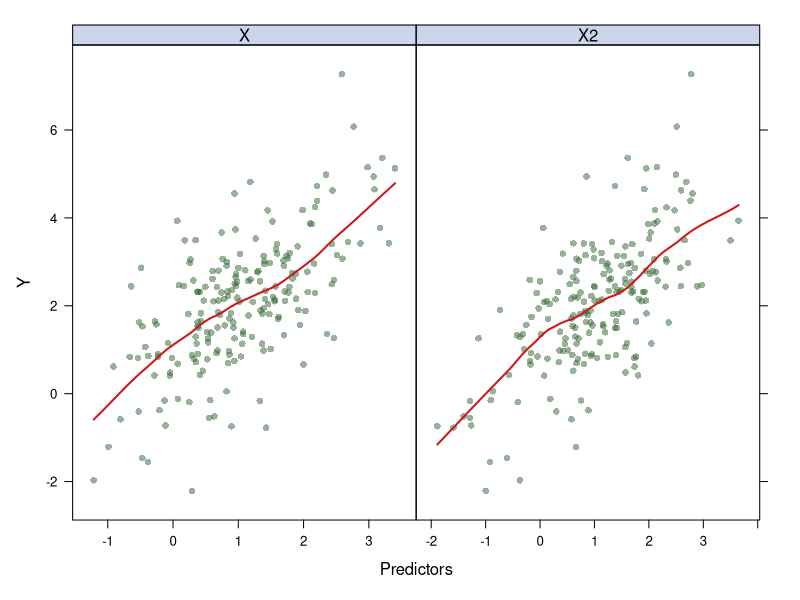
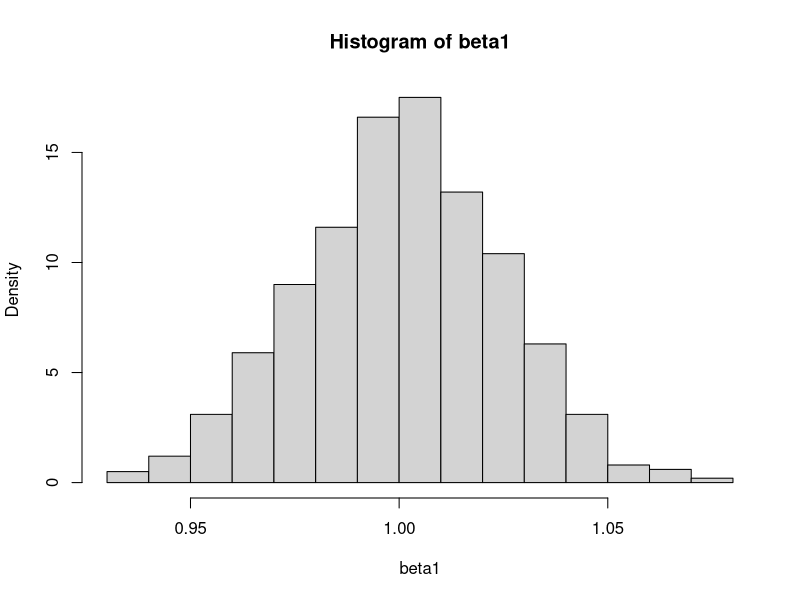
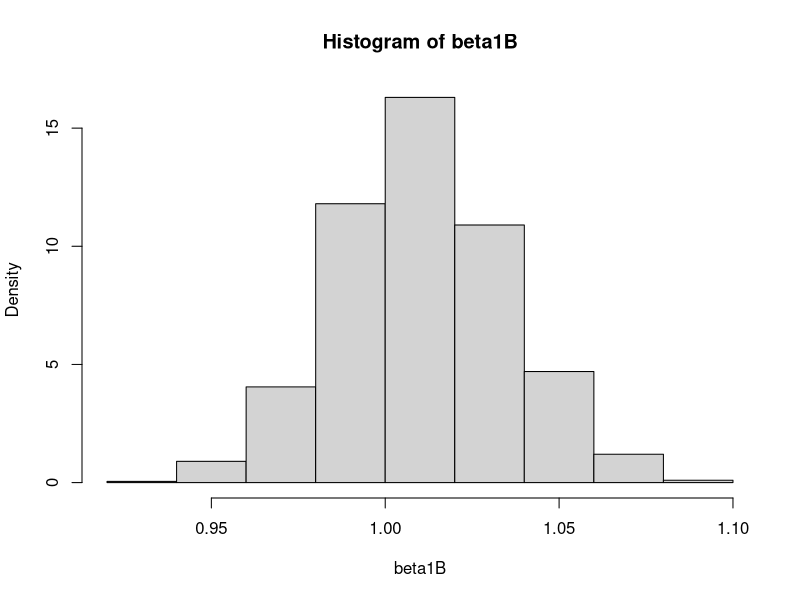

R code for these plots, in order:
## ---- chunk 1
knitr::opts_chunk$set(echo = TRUE)
## ---- chunk 2
library(caret)
library(boot)
## ---- chunk 3
# Generate the data, you can replace this with your own function
gen_data <- function(N)
{
  X <- rnorm(N, mean = 1)
  X2 <- rnorm(N, mean = 1)
  eps <- rnorm(N, sd = .5)
  Y <- X + X2 + eps
  data.frame(Y = Y, X = X, X2 = X2)
}

set.seed(1)
# generate training data
N <- 200
trainData <- gen_data(N)
## ---- chunk 4
theme1 <- trellis.par.get()
theme1$plot.symbol$col <- rgb(.2, .4, .2, .5)
theme1$plot.symbol$pch <- 16
theme1$plot.line$col <- rgb(.8, .1, .1, 1)
theme1$plot.line$lwd <- 2
theme1$strip.background$col <- rgb(.0, .2, .6, .2)
trellis.par.set(theme1)
featurePlot(x = trainData[,(2:3)], 
            y = trainData[,1], 
            plot = "scatter", 
            span = .5, 
            labels = c("Predictors","Y"),
            type = c("p", "smooth"),
            layout = c(2, 1))
## ---- chunk 5
trRows <- createDataPartition(trainData$Y,
                              p = .50,
                              list = FALSE)

fit_tr <- lm(Y~., data = trainData[trRows,])
pred_va <- predict(fit_tr, trainData[-trRows,])
# validation set error
mean((pred_va-trainData$Y[-trRows])^2)
## ---- chunk 6
cvSplits <- createFolds(trainData$Y, 
                        k = 10, 
                        returnTrain = TRUE)

str(cvSplits)
## ---- chunk 7
K <- 10
mseK1 <- rep(NA, K)
mseK2 <- rep(NA, K)

for(k in 1:K)
{
  trRows <- cvSplits[[k]]
  
  fit_tr1 <- lm(Y~X, data = trainData[trRows,])
  mseK1[k] <- mean((predict(fit_tr1, trainData[-trRows,])-trainData$Y[-trRows])^2)
  
  fit_tr2 <- lm(Y~X+X2, data = trainData[trRows,])
  mseK2[k] <- mean((predict(fit_tr2, trainData[-trRows,])-trainData$Y[-trRows])^2)
}
# K-fold MSE
c(mean(mseK1), mean(mseK2))
## ---- chunk 8
# 10-fold CV
ctrl1 <- trainControl(method = "cv", number = 10)
# other options
ctrl2 <- trainControl(method = "LOOCV")
ctrl3 <- trainControl(method = "none") # only fits one model to the entire training set
ctrl4 <- trainControl(method = "boot632")
ctrl5 <- trainControl(method = "repeatedcv", repeats = 5) 
ctrl6 <- trainControl(method = "LGOCV") 

set.seed(1)
lmFit2 <- train(Y~., 
                data = trainData, 
                method = "lm", 
                trControl = ctrl1)
lmFit2

set.seed(1)
lmFit1 <- train(Y~X, 
                data = trainData,
                method = "lm", 
                trControl = ctrl1)
lmFit1
## ---- chunk 9
resamp <- resamples(list(lm1 = lmFit1, lm2 = lmFit2))
summary(resamp)
## ---- chunk 10
modelDifferences <- diff(resamp)
summary(modelDifferences)
## ---- chunk 11
N <- 400
trainData <- gen_data(N)
B <- 1000
beta1 <- rep(NA, B)
for(b in 1:B)
{
  fitb <- lm(Y~., data = gen_data(N))
  beta1[b] <- fitb$coef[2]
}
sd(beta1)
## ---- chunk 12
beta1B <- rep(NA, B)
for(b in 1:B)
{
  ind <- sample(1:N, size = N, replace = TRUE)
  datab <- trainData[ind,]
  fitb <- lm(Y~., data = datab)
  beta1B[b] <- fitb$coef[2]
}
sd(beta1B)
## ---- chunk 13
hist(beta1, freq = FALSE)
hist(beta1B, freq = FALSE)
## ---- chunk 14
fun <- function(data, ind) 
# The first argument passed will be the original data
# The second will be a vector of indices that define the bootstrap sample
{
  data2 <- data[ind,]
  fit <- lm(Y~., data = data2)
  fit$coef[2]
}


beta1_boot <- boot(trainData, statistic = fun, R = 1000)
sd(beta1_boot$t)
